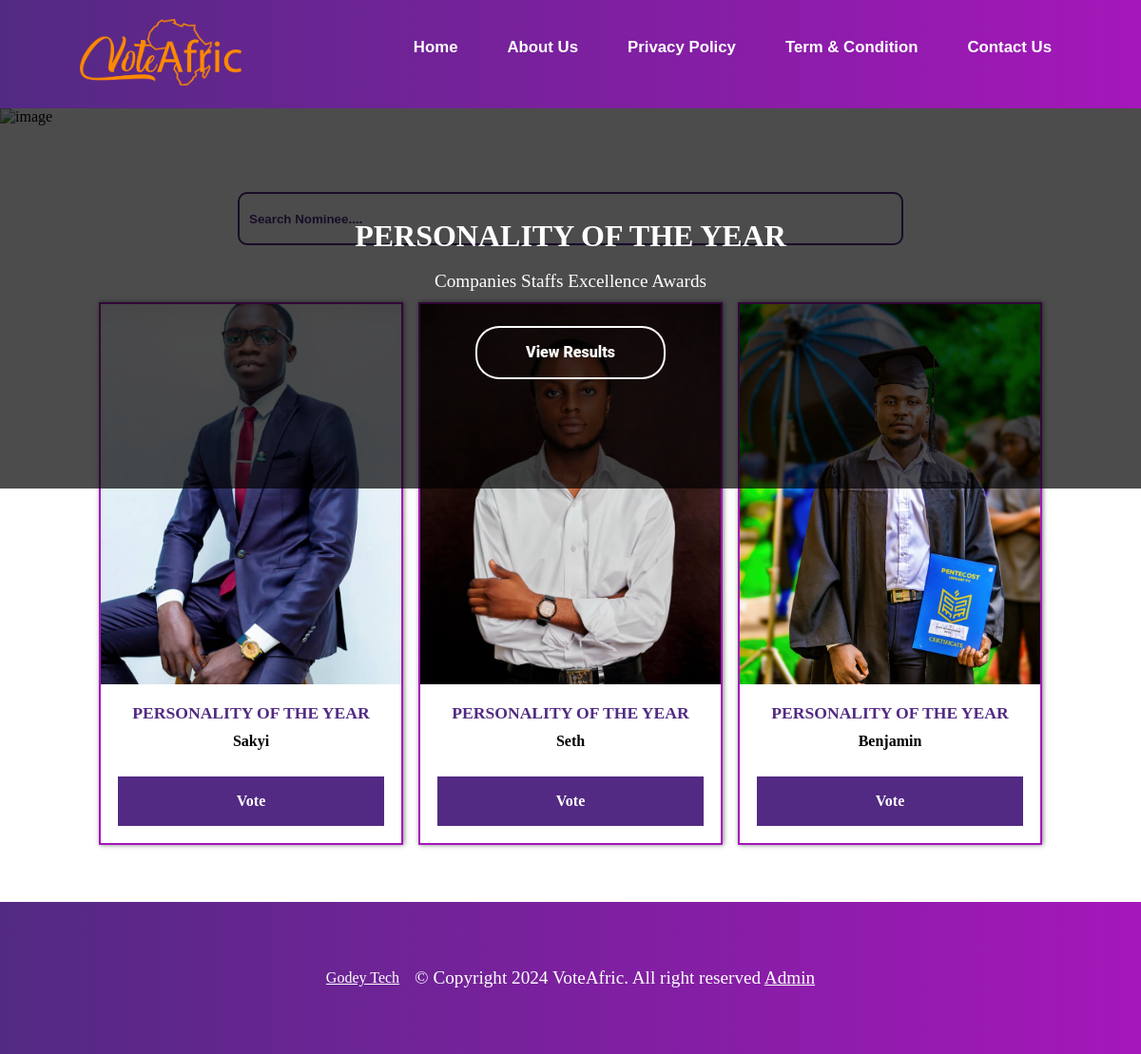
Page /payment/nominee/PERSONALITYOFTHEYEAR2024/ on the earlier database version.
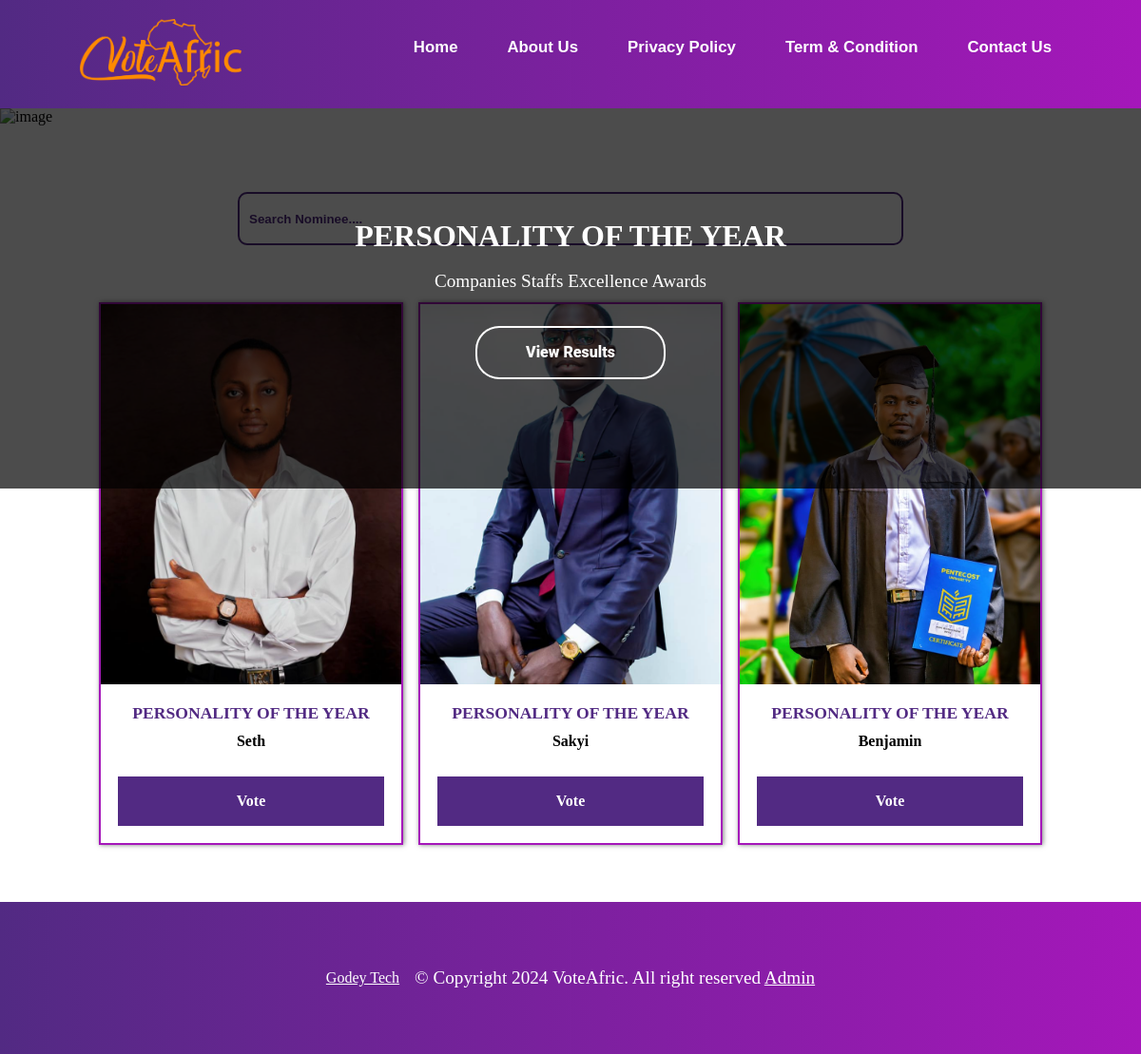
Same page on the later database version.
### payment/models.py (models this page shows, shortened)
class Nominees(models.Model):
    category = models.ForeignKey(Category, on_delete=models.CASCADE, null=True)
    sub_category = models.ForeignKey(SubCategory, on_delete=models.CASCADE, null=True)
    name = models.CharField(max_length=100)
    image = models.ImageField(upload_to="nominees")
    slug = models.SlugField(unique=True, null=True)
    total_vote = models.IntegerField(default=0, null=True)
    can_vote = models.BooleanField(default=True)
    can_see_result = models.BooleanField(default=True)
    date_added = models.DateTimeField('date added', null=True)
    end_date = models.DateTimeField('end date', null=True)
    class Meta:
        verbose_name_plural = "nominees"
        ordering = ('-total_vote',)

### vote/models.py (models this page shows, shortened)
class SubCategory(models.Model):
    category = models.ForeignKey(Category, on_delete=models.CASCADE)
    content = models.CharField(max_length=100)
    slug = models.SlugField(unique=True)
    date = models.DateTimeField(timezone.now)
    class Meta:
        verbose_name_plural = "sub categories"
        ordering = ('-date',)

### payment/views.py (the view)
# urls.py: path('nominee/<slug:nominee_slug>/', views.nominees, name='nominee_detail'),
def nominees(request, nominee_slug):
    sub_category = None
    nominees = Nominees.objects.all()
    current_time = timezone.now()
    if nominee_slug:
        sub_category = get_object_or_404(SubCategory, slug=nominee_slug)
        nominees = nominees.filter(sub_category=sub_category)
    context = {
        'sub_category': sub_category,
        'nominees': nominees,
        'current_time': current_time,
        'title': 'Nominees',
    }
    return render(request, 'payment/nomineesPage.html', context)

### vote/models.py (called while the page is built)
    def __str__(self):
        return self.award

### payment/templates/payment/nomineesPage.html (shortened to what this page needs)
{% extends 'vote/base.html' %}
{% load static %}
{% block content %}
<div class="banners">
    <img src="{% static 'vote/img/award-banner.jpg' %}" alt="image">
    <div class="banners-content">
        <h1>{% if sub_category %}{{ sub_category.content }}{% else %}Award Name{% endif %}</h1>
        <br>
        <p>{% if sub_category %}{{ sub_category.category }}{% else %}Award Name{% endif %}</p>
        <div class="button">
            <a href="{% url 'result' sub_category.slug %}">View Results</a>
        </div>
    </div>
</div>
<div style="justify-content: center; text-align:center; padding: 5px;">
</div>
  <div class="search-bar-section">
      <form action="">
        <input type="search" name="search" id="search" placeholder="Search Nominee....">
    </form>
  </div>
<section class="nominees-section-container content">
    <div class="nominees-container">
        {% for n in nominees %}
        <div class="nominees">
            <img src="{{ n.image.url }}" alt="image" loading="lazy">
            <div class="nominees-detail">
                <h2>{{ n.sub_category.content }}</h2>
                <h3>{{ n.name }}</h3>
                <div class="vote-button">
                    {% if current_time > n.end_date %}
                    <a href="{% url 'vote-page' n.slug %}">Vote</a>
                    {% else %}
                    <h3>Voting has ended.</h3>
                    {% endif %}
                </div>
            </div>
        </div>
        {% endfor %}
    </div>
</section>
{% endblock content %}

Differences in the rows shown:
changed Nominees "Seth": moves up the list
